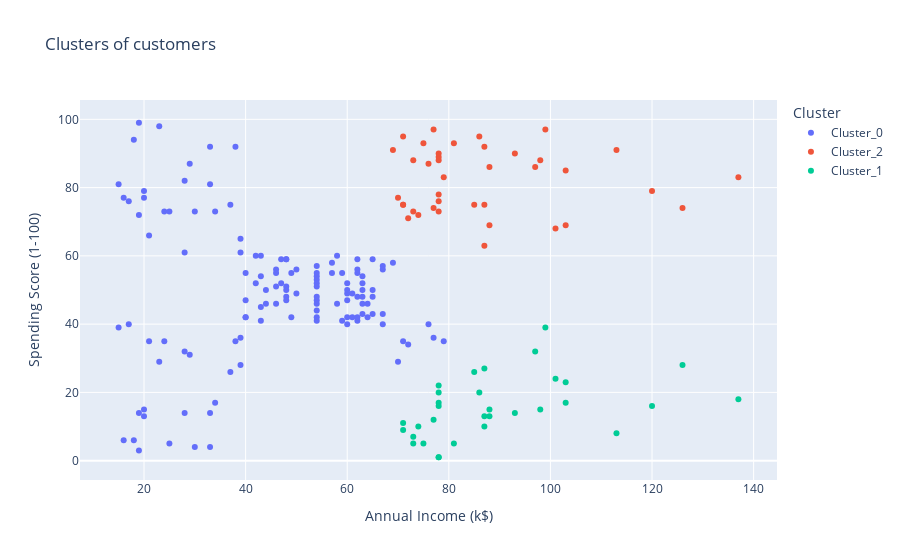

Source (notebook cell):
### Code cell
hc: AgglomerativeClustering = AgglomerativeClustering(n_clusters=3, linkage='ward')

df['Cluster'] = hc.fit_predict(X)
df['Cluster'] = 'Cluster_' + df['Cluster'].astype(str)

fig = px.scatter(df, x='Annual Income (k$)', y='Spending Score (1-100)', color='Cluster', title='Clusters of customers')
fig.show()

### Figure 1 — Plotly figure (JSON) as saved in the notebook; plotly's stock layout.template omitted (floating-point values rounded to 4 significant figures; data arrays with more than 128 entries replaced by an {"elided": "..."} marker saying what was removed)
{"data": [{"hovertemplate": "Cluster=Cluster_0<br>Annual Income (k$)=%{x}<br>Spending Score (1-100)=%{y}<extra></extra>", "legendgroup": "Cluster_0", "marker": {"color": "#636efa", "symbol": "circle"}, "mode": "markers", "name": "Cluster_0", "orientation": "v", "showlegend": true, "type": "scatter", "x": {"elided": "129 int values"}, "xaxis": "x", "y": {"elided": "129 int values"}, "yaxis": "y"}, {"hovertemplate": "Cluster=Cluster_2<br>Annual Income (k$)=%{x}<br>Spending Score (1-100)=%{y}<extra></extra>", "legendgroup": "Cluster_2", "marker": {"color": "#EF553B", "symbol": "circle"}, "mode": "markers", "name": "Cluster_2", "orientation": "v", "showlegend": true, "type": "scatter", "x": [69, 70, 71, 71, 71, 72, 73, 73, 74, 75, 76, 77, 77, 78, 78, 78, 78, 78, 78, 79, 81, 85, 86, 87, 87, 87, 88, 88, 93, 97, 98, 99, 101, 103, 103, 113, 120, 126, 137], "xaxis": "x", "y": [91, 77, 95, 75, 75, 71, 88, 73, 72, 93, 87, 97, 74, 90, 88, 76, 89, 78, 73, 83, 93, 75, 95, 63, 75, 92, 86, 69, 90, 86, 88, 97, 68, 85, 69, 91, 79, 74, 83], "yaxis": "y"}, {"hovertemplate": "Cluster=Cluster_1<br>Annual Income (k$)=%{x}<br>Spending Score (1-100)=%{y}<extra></extra>", "legendgroup": "Cluster_1", "marker": {"color": "#00cc96", "symbol": "circle"}, "mode": "markers", "name": "Cluster_1", "orientation": "v", "showlegend": true, "type": "scatter", "x": [71, 71, 73, 73, 74, 75, 77, 78, 78, 78, 78, 78, 78, 81, 85, 86, 87, 87, 87, 88, 88, 93, 97, 98, 99, 101, 103, 103, 113, 120, 126, 137], "xaxis": "x", "y": [11, 9, 5, 7, 10, 5, 12, 22, 17, 20, 16, 1, 1, 5, 26, 20, 27, 13, 10, 13, 15, 14, 32, 15, 39, 24, 17, 23, 8, 16, 28, 18], "yaxis": "y"}], "layout": {"legend": {"title": {"text": "Cluster"}, "tracegroupgap": 0}, "title": {"text": "Clusters of customers"}, "xaxis": {"anchor": "y", "domain": [0, 1], "title": {"text": "Annual Income (k$)"}}, "yaxis": {"anchor": "x", "domain": [0, 1], "title": {"text": "Spending Score (1-100)"}}}}
